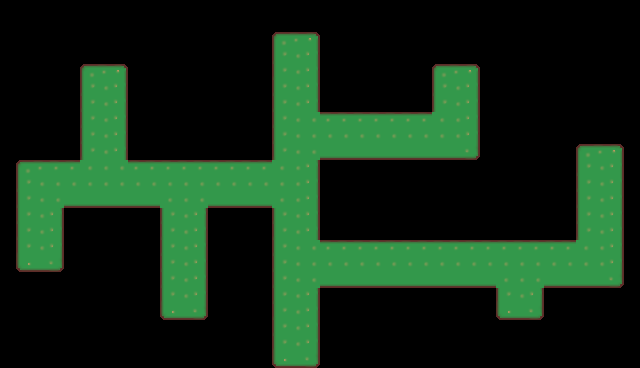

A 2D game scene composited from a Tiled map and its tileset images. What follows is a short description and the map's XML, with every tile layer's data as written:
An orthogonal 40x23 tile map with 16x16 px tiles, 1 tile layer (background) and 19 objects (Player).

<map version="1.10" tiledversion="1.10.2" orientation="orthogonal" renderorder="right-down" width="40" height="23" tilewidth="16" tileheight="16" infinite="0" nextlayerid="4" nextobjectid="20">
 <tileset firstgid="1" source="mykilllers.tsx" />
 <layer id="1" name="background" width="40" height="23">
  <data encoding="csv">
0,0,0,0,0,0,0,0,0,0,0,0,0,0,0,0,0,0,0,0,0,0,0,0,0,0,0,0,0,0,0,0,0,0,0,0,0,0,0,0,
0,0,0,0,0,0,0,0,0,0,0,0,0,0,0,0,0,0,0,0,0,0,0,0,0,0,0,0,0,0,0,0,0,0,0,0,0,0,0,0,
0,0,0,0,0,0,0,0,0,0,0,0,0,0,0,0,0,1,2,3,0,0,0,0,0,0,0,0,0,0,0,0,0,0,0,0,0,0,0,0,
0,0,0,0,0,0,0,0,0,0,0,0,0,0,0,0,0,4,5,6,0,0,0,0,0,0,0,0,0,0,0,0,0,0,0,0,0,0,0,0,
0,0,0,0,0,1,2,3,0,0,0,0,0,0,0,0,0,4,5,6,0,0,0,0,0,0,0,1,2,3,0,0,0,0,0,0,0,0,0,0,
0,0,0,0,0,4,5,6,0,0,0,0,0,0,0,0,0,4,5,6,0,0,0,0,0,0,0,4,5,6,0,0,0,0,0,0,0,0,0,0,
0,0,0,0,0,4,5,6,0,0,0,0,0,0,0,0,0,4,5,6,0,0,0,0,0,0,0,4,5,6,0,0,0,0,0,0,0,0,0,0,
0,0,0,0,0,4,5,6,0,0,0,0,0,0,0,0,0,4,5,5,2,2,2,2,2,2,2,5,5,6,0,0,0,0,0,0,0,0,0,0,
0,0,0,0,0,4,5,6,0,0,0,0,0,0,0,0,0,4,5,5,5,5,5,5,5,5,5,5,5,6,0,0,0,0,0,0,0,0,0,0,
0,0,0,0,0,4,5,6,0,0,0,0,0,0,0,0,0,4,5,5,8,8,8,8,8,8,8,8,8,9,0,0,0,0,0,0,1,2,3,0,
0,1,2,2,2,5,5,5,2,2,2,2,2,2,2,2,2,5,5,6,0,0,0,0,0,0,0,0,0,0,0,0,0,0,0,0,4,5,6,0,
0,4,5,5,5,5,5,5,5,5,5,5,5,5,5,5,5,5,5,6,0,0,0,0,0,0,0,0,0,0,0,0,0,0,0,0,4,5,6,0,
0,4,5,5,8,8,8,8,8,8,5,5,5,8,8,8,8,5,5,6,0,0,0,0,0,0,0,0,0,0,0,0,0,0,0,0,4,5,6,0,
0,4,5,6,0,0,0,0,0,0,4,5,6,0,0,0,0,4,5,6,0,0,0,0,0,0,0,0,0,0,0,0,0,0,0,0,4,5,6,0,
0,4,5,6,0,0,0,0,0,0,4,5,6,0,0,0,0,4,5,6,0,0,0,0,0,0,0,0,0,0,0,0,0,0,0,0,4,5,6,0,
0,4,5,6,0,0,0,0,0,0,4,5,6,0,0,0,0,4,5,5,2,2,2,2,2,2,2,2,2,2,2,2,2,2,2,2,5,5,6,0,
0,7,8,9,0,0,0,0,0,0,4,5,6,0,0,0,0,4,5,5,5,5,5,5,5,5,5,5,5,5,5,5,5,5,5,5,5,5,6,0,
0,0,0,0,0,0,0,0,0,0,4,5,6,0,0,0,0,4,5,5,8,8,8,8,8,8,8,8,8,8,8,5,5,5,8,8,8,8,9,0,
0,0,0,0,0,0,0,0,0,0,4,5,6,0,0,0,0,4,5,6,0,0,0,0,0,0,0,0,0,0,0,4,5,6,0,0,0,0,0,0,
0,0,0,0,0,0,0,0,0,0,7,8,9,0,0,0,0,4,5,6,0,0,0,0,0,0,0,0,0,0,0,7,8,9,0,0,0,0,0,0,
0,0,0,0,0,0,0,0,0,0,0,0,0,0,0,0,0,4,5,6,0,0,0,0,0,0,0,0,0,0,0,0,0,0,0,0,0,0,0,0,
0,0,0,0,0,0,0,0,0,0,0,0,0,0,0,0,0,4,5,6,0,0,0,0,0,0,0,0,0,0,0,0,0,0,0,0,0,0,0,0,
0,0,0,0,0,0,0,0,0,0,0,0,0,0,0,0,0,7,8,9,0,0,0,0,0,0,0,0,0,0,0,0,0,0,0,0,0,0,0,0
</data>
 </layer>
 <objectgroup id="2" name="Collisions">
  <object id="1" x="0.643469" y="-0.643469" width="640.252" height="32.8169" />
  <object id="2" x="321.735" y="30.8865" width="110.033" height="79.1467" />
  <object id="3" x="432.411" y="33.4604" width="206.554" height="30.8865" />
  <object id="4" x="478.741" y="65.6339" width="159.58" height="77.2163" />
  <object id="5" x="320.448" y="157.65" width="256.101" height="83.0075" />
  <object id="6" x="478.098" y="142.207" width="99.7377" height="14.7998" />
  <object id="7" x="623.522" y="144.137" width="15.4433" height="221.997" />
  <object id="8" x="321.091" y="287.631" width="174.38" height="79.1467" />
  <object id="9" x="543.731" y="287.631" width="79.7902" height="77.8598" />
  <object id="10" x="494.828" y="320.448" width="48.9037" height="47.6167" />
  <object id="11" x="208.484" y="209.771" width="64.3469" height="156.363" />
  <object id="12" x="64.9904" y="208.484" width="93.303" height="156.363" />
  <object id="13" x="160.224" y="318.517" width="49.5471" height="48.9037" />
  <object id="14" x="1.28694" y="30.8865" width="14.1563" height="337.821" />
  <object id="15" x="18.0171" y="270.257" width="44.3994" height="95.8769" />
  <object id="16" x="16.0867" y="32.8169" width="63.7034" height="127.407" />
  <object id="17" x="79.1467" y="32.8169" width="193.684" height="31.53" />
  <object id="18" x="126.763" y="63.7034" width="142.85" height="93.9465" />
 </objectgroup>
 <objectgroup id="3" name="spawnPoint">
  <object id="19" name="Player" type="Player" x="273.474" y="161.511" width="31.53" height="32.1735" />
 </objectgroup>
</map>